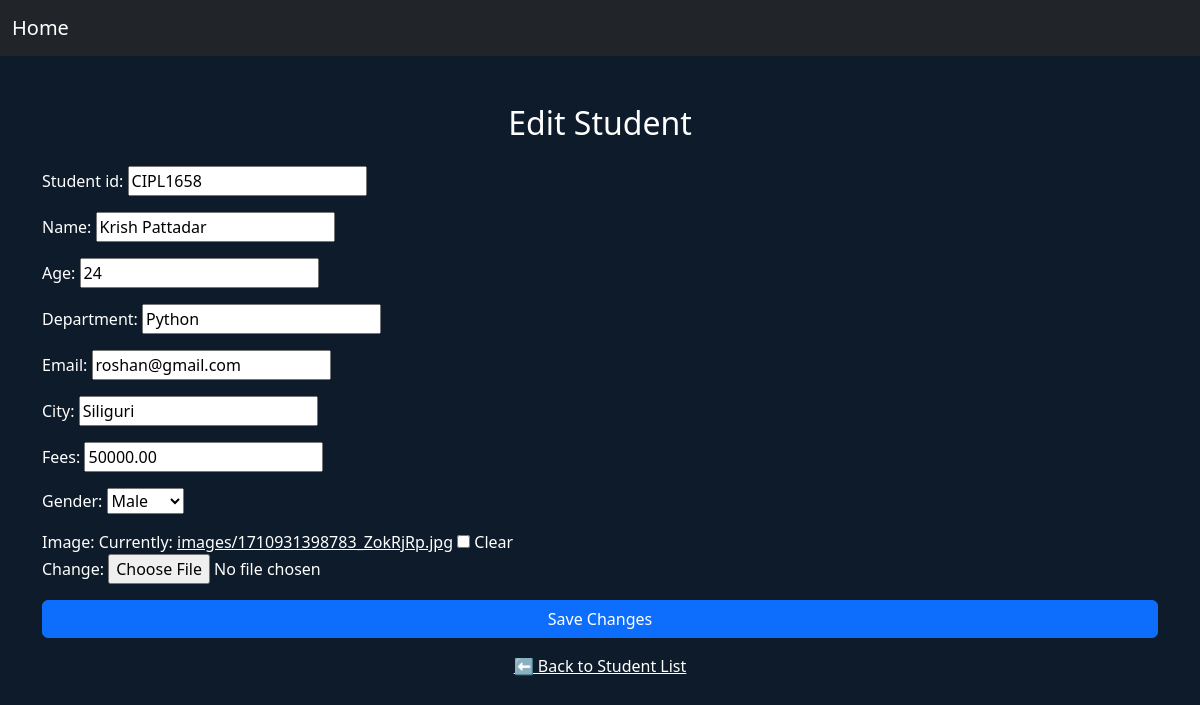
/student/edit/1/ (signed in), run on the app's committed database.
### studentmanagementApp/models.py (models this page shows, shortened)
class Student(models.Model):
    GENDER_CHOICES = [
        ('M', 'Male'),
        ('F', 'Female'),
        ('O','Other'),
    ]
    student_id = models.CharField(max_length=100, null=True, blank=True)
    name = models.CharField(max_length=100)
    age = models.IntegerField ()
    email = models.EmailField()
    city = models.CharField(max_length=100)
    department = models.CharField(max_length=100)
    gender = models.CharField(max_length=100, choices=GENDER_CHOICES)
    image = models.ImageField(upload_to='images/', blank=True, null=True)
    fees = models.DecimalField(max_digits=10, decimal_places=2)

### studentmanagementApp/views.py (the view)
# urls.py: path('student/edit/<int:pk>/', views.edit_student, name='edit_student'),  # Edit student
@login_required
def edit_student(request, pk):
    student = get_object_or_404(Student, pk=pk)
    if request.method == 'POST':
        form = StudentForm(request.POST, request.FILES, instance=student)
        if form.is_valid():
            form.save()
            return redirect('student_list')
    else:
        form = StudentForm(instance=student)
    return render(request, 'studentmanagementApp/edit_student.html', {'form': form})

### studentmanagementApp/forms.py (shortened to what this page needs)
class StudentForm(forms.ModelForm):
    class Meta:
        model = Student  # Specify the model class
        fields = ['student_id', 'name', 'age', 'department', 'email', 'city', 'fees', 'gender', 'image',]  # Include all relevant fields

### studentmanagementApp/templates/studentmanagementApp/edit_student.html (shortened to what this page needs)
{% load static %}
<!DOCTYPE html>
<html lang="en">
<head>
    <link href="https://cdn.jsdelivr.net/npm/bootstrap@5.3.0/dist/css/bootstrap.min.css" rel="stylesheet">
</head>
<body>
<nav class="navbar navbar-expand-lg navbar-dark bg-dark">
    <div class="container-fluid">
        <a class="navbar-brand" href="{% url 'login' %}">Home</a>
    </div>
</nav>
<div class="container mt-5">
    <h2 class="text-center mb-4">Edit Student</h2>
    <form method="POST" enctype="multipart/form-data">
        {{ form.as_p }}
        <button type="submit" class="btn btn-primary w-100">Save Changes</button>
    </form>
    <div class="text-center mt-3">
        <a href="{% url 'student_list' %}">⬅ Back to Student List</a>
    </div>
</div>
</body>
</html>

### studentmanagementApp/templates/studentmanagementApp/edit_student.html (style rules this page uses)
body { background-color: #0d1b2a; color: white; }
.navbar { background-color: #102841; }
a, a:hover { color: #ffffff; }

### data on the page
Student: student_id "CIPL1658", name "Krish Pattadar", age "24", department "Python", email "roshan@gmail.com", city "Siliguri", fees "50000.00", gender "Male"
